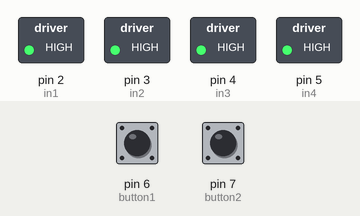
The sketch below on a simulated Arduino Uno, built with avr-gcc and run on an emulated ATmega328P. Parts: switched loads named in the sketch (green lamp = pin HIGH). The test bench sets the inputs (shaded band); at power-on: pin 6 (button1) LOW, pin 7 (button2) LOW.

Above: at 1.2 s.
1.3 s: pin 6 (button1) pulled HIGH for 0.15 s
At 1.37 s:
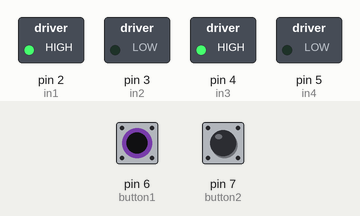
2.9 s: pin 7 (button2) pulled HIGH for 0.15 s
At 2.97 s:
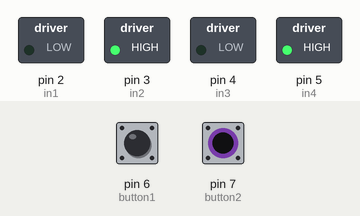
4.5 s: pin 7 (button2) pulled HIGH for 3.2 s
At 8.3 s:
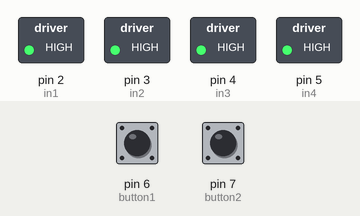
9.2 s: pin 6 (button1) pulled HIGH for 3.2 s
At 10.6 s:
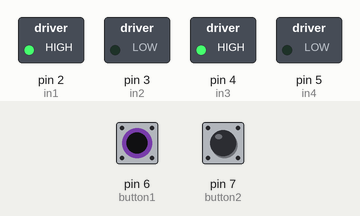
Timing chart, 0 to 13.9 s (numbered marks = the images above; inputs shaded):
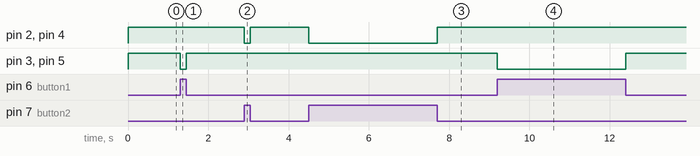

The sketch:

motor.ino
```cpp
int in1=2;
int in2=3;
int in3=4;
int in4=5;
int button1=6;
int button2=7;
int buttonstate1=0;
int buttonstate2=0;
void setup()
 {
  pinMode(in1,OUTPUT);
  pinMode(in2,OUTPUT);
  pinMode(in3,OUTPUT);
  pinMode(in4,OUTPUT);
  pinMode(button1,INPUT);
  pinMode(button2,INPUT);
 }
 void forward()
 {
  digitalWrite(in1,HIGH);
  digitalWrite(in2,LOW);
  digitalWrite(in3,HIGH);
  digitalWrite(in4,LOW);
 }
 void backward()
 {
  digitalWrite(in1,0);
  digitalWrite(in2,1);
  digitalWrite(in3,0);
  digitalWrite(in4,1);
 }
 void stop1()
 {
  digitalWrite(in1,HIGH);
  digitalWrite(in2,1);
  digitalWrite(in3,HIGH);
  digitalWrite(in4,1);
 }
 void loop()
 {
  buttonstate1=digitalRead(button1);
  buttonstate2=digitalRead(button2);
  if(buttonstate1==HIGH)
  {
    forward();
  }
  else if(buttonstate2==HIGH)
  {
    backward();
  }
  else if(buttonstate1==LOW&&buttonstate2==LOW)
  {
    stop1();
  }
 }
```

Measured:
- after the input at 1.3 s, pin 3 (in2), pin 5 (in4): HIGH → LOW at once, → HIGH 0.15 s later
- after the input at 2.9 s, pin 2 (in1), pin 4 (in3): HIGH → LOW at once, → HIGH 0.15 s later
- after the input at 4.5 s, pin 2 (in1), pin 4 (in3): HIGH → LOW at once, → HIGH 3.2 s later
- after the input at 9.2 s, pin 3 (in2), pin 5 (in4): HIGH → LOW at once, → HIGH 3.2 s later
